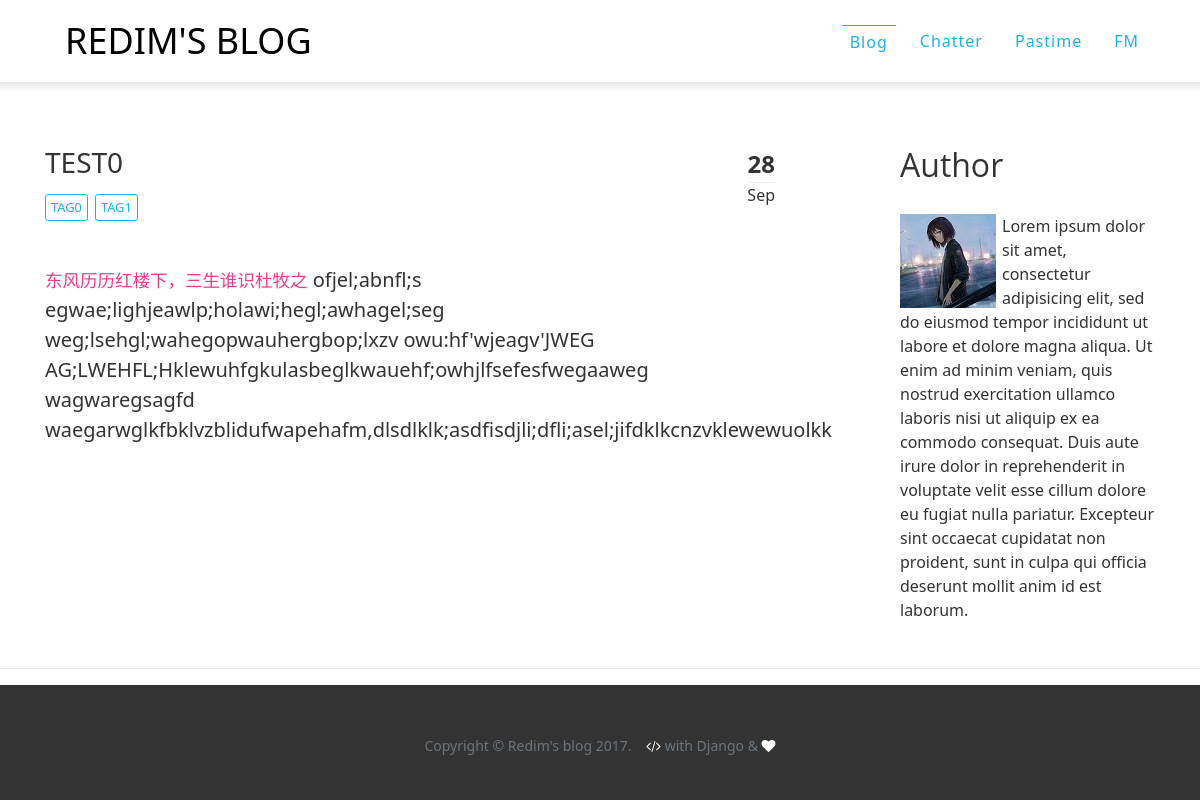
Page /post/test0/ on the committed database.
### mainsite/models.py (models this page shows, shortened)
class Post(models.Model):
    title = models.CharField(max_length=127, verbose_name='标题')
    slug = models.SlugField('链接名', max_length=127, unique=True)
    body = models.TextField('正文')
    pub_date = models.DateTimeField(auto_now_add=True)
    illustration = models.CharField('配图', max_length=255)
    tags = models.ManyToManyField(Tag)
    summary = models.TextField('摘要')
    isTech = models.BooleanField(default=False)
    class Meta:
        ordering = ('-pub_date',)

class Tag(models.Model):
    name = models.CharField('标签名', max_length=63)
    def __str__(self):
        return self.name

### mainsite/views.py (the view)
# urls.py: url(r'^post/(\w+)/$', post, name='post'),
def post(request, slug):
    try:
        post = Post.objects.get(slug=slug)
    except Post.DoesNotExist:
        raise Http404("Oops, 找不到指定文章")
    post.day = post.pub_date.strftime('%d')
    post.month = post.pub_date.strftime('%b')
    ctx = {
        'post': post
    }
    return render(request, 'post.html', ctx)

### templates/post.html (shortened to what this page needs)
{% extends "base.html" %}
{% load markdown_deux_tags%}
{% block content %}
<article>
    {% include 'post-title.html' %}
    <p>{{ post.body | markdown }}</p>
</article>
{% endblock %}

### templates/base.html (shortened to what this page needs)
{% load staticfiles %}
<!DOCTYPE html>
<html lang="en">
    <head>
        <link href="https://cdn.bootcss.com/bootstrap/4.0.0-beta/css/bootstrap.min.css" rel="stylesheet">
        <link rel="stylesheet" type="text/css" href="https://cdn.bootcss.com/font-awesome/4.3.0/css/font-awesome.min.css">
        <link href="{% static "css/clean-blog.min.css" %}" rel="stylesheet">
        <link href="{% static "css/global.css" %}" rel="stylesheet">
    </head>
  <body>
    {% include 'header.html' %}
    <div class="container">
        <div class="row">
            <div class="col-lg-8">
                {% block content %}{% endblock %}
            </div>
            <div class="col-lg-1"></div>
            <div class="col-lg-3 intro">
                {% include 'intro.html' %}
            </div>
        </div>
    </div>
    <hr>
    {% include 'footer.html' %}
  </body>
</html>

### templates/header.html (shortened to what this page needs)
<nav class="navbar navbar-expand-lg navbar-light fixed-top" id="mainNav">
<div class="container">
    <a class="navbar-brand" href="{% url 'index' %}">REDIM'S BLOG</a>
    <div class="collapse navbar-collapse" id="navbarResponsive">
    <ul class="navbar-nav ml-auto">
        <li class="nav-item">
            <a id="link-Blog" class="nav-link" href="{% url 'index' %}">Blog</a>
        </li>
        <li class="nav-item">
            <a id="link-Chatter" class="nav-link" href="{% url 'chatter' %}">Chatter</a>
        </li>
        <li class="nav-item">
            <a id="link-Pastime" class="nav-link" href="{% url 'pastime' %}">Pastime</a>
        </li>
        <li class="nav-item">
            <a id="link-FM" class="nav-link" href="{% url 'FM' %}">FM</a>
        </li>
    </ul>
    </div>
</div>
</nav>
<header class="masthead">
    <div class="site-heading"></div>
</header>

### templates/post-title.html
<div class="pull-right datetime">
    <em>{{ post.day }}</em>
    <span>{{ post.month }}</span>
    </div>
    <h2>
    <a href="{% url 'post' post.slug %}">{{ post.title }}</a>
    </h2>
    <div>
    {% for tag in post.tags.all %}
        <div class='tag'>
            {{ tag }}
        </div>
    {% endfor %}
</div>

### templates/intro.html
{% load staticfiles %}
<h2>Author</h2>
<div>
    <img class="pull-left" style = "max-width:100%;" src="{% static 'img/avator.jpg' %}" alt="响应式图像" >
    <p>{% lorem %}</p>
</div>

### templates/footer.html
<footer>
    <p class="copyright text-muted">Copyright &copy; Redim's blog 2017. &nbsp &nbsp<i class="fa fa-code" style="color: white"></i> with Django &amp <i class="fa fa-heart" style="color: white"></i></p>
</footer>

### static/css/global.css (style rules this page uses)
* { font-family: "Montserrat","Classic Grotesque W01","Avenir Next","Segoe UI","Helvetica Neue",Arial,"Hiragino Sans GB","PingFang SC","Heiti SC","Microsoft YaHei UI","Microsoft YaHei","Source Han Sans",sans-serif; }
#mainNav .navbar-nav>li.nav-item>a { font-weight: normal!important; font-size: 16px; padding: 4px 8px; margin: 0px 8px; text-transform: none; }
#mainNav .navbar-brand { font-weight: normal; font-size: 36px; padding: 10px 20px!important; }
#mainNav { padding: 4px 16px; }
.intro { word-wrap:break-word; font-size:16px; font-weight:normal; }
.intro>h2 { font-weight: normal; }
.intro>div>img { margin-right: 6px; }
footer { background: #333; height: 6rem; color: #999; text-align: center; }
footer p { margin-top: 0; }
article>h2 { font-size: 1.75rem; font-weight: normal; }
.tag { display: inline-block; border: 1px solid #1BB3E9; border-radius: 3px; padding: 3px 5px; margin-top: 6px; margin-bottom: 14px; margin-right: 2px; text-align: center; color: #1BB3E9; text-transform: uppercase; font-size: .8rem; }
.datetime { text-align: center; }
.datetime>span { display: block; border-top: 1px solid #EEE; font-weight: lighter; font-size: 16px; }
.datetime>em { display: block; font-weight: bold; font-size: 24px; font-style: normal; }

### templates/subsite-css.html (style rules this page uses)
header.masthead { background-color: white; }
.masthead>.site-heading { padding-top: 48px!important; padding-bottom: 48px!important; }
#mainNav .navbar-nav>li.nav-item>a { color: #1BB3E9!important; }
#mainNav .navbar-brand { color: black!important; }
#mainNav { border-image: linear-gradient( #222222 , white) 10 10; border-bottom-width: 10px; }

### templates/post.html (style rules this page uses)
#link-Blog { border-top: 1px solid #1BB3E9; }

### rows in the picture
Post: day "28", month "Sep", title "TEST0", body "东风历历红楼下，三生谁识杜牧之 ofjel;abnfl;s egwae;lighjeawlp;holawi;hegl;awhagel;seg weg;lsehgl;wahegopwauhergbop;lxzv owu:hf'wjeagv'JWEG AG;LWEHFL;Hklewuhfgkulasbeglkwauehf;owhjlfsefesfwegaaweg wagwaregsagfd waegarwglkfbklvzblidufwapehafm,dlsdlklk;asdfisdjli;dfli;asel;jifdklkcnzvklewewuolkk"
Tag: name "TAG0"
Tag: name "TAG1"
